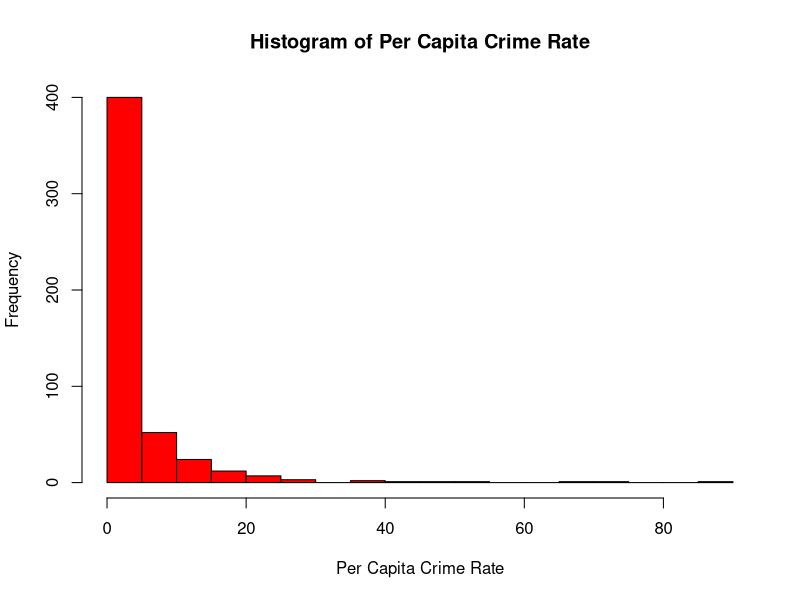
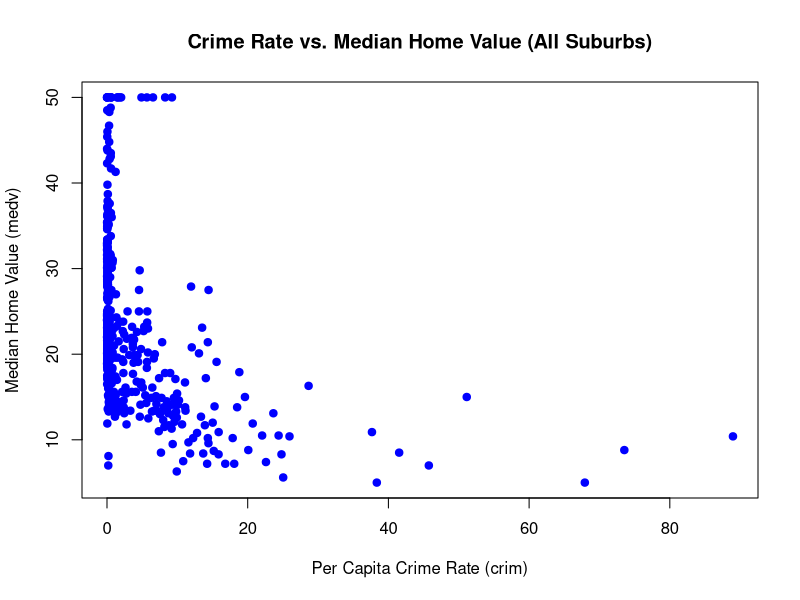
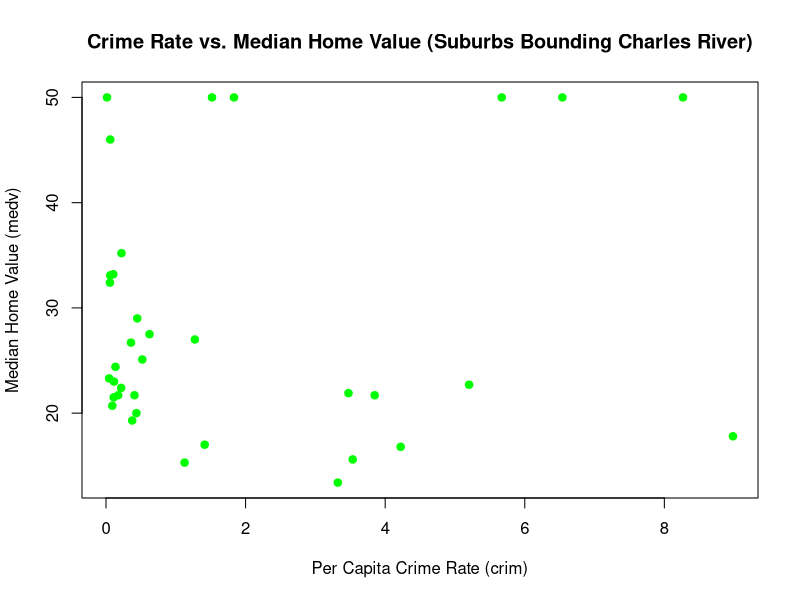
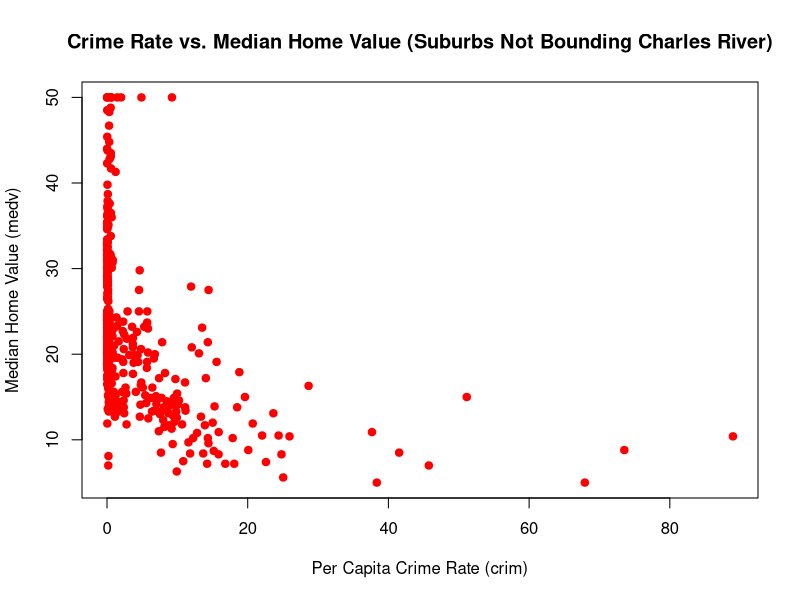
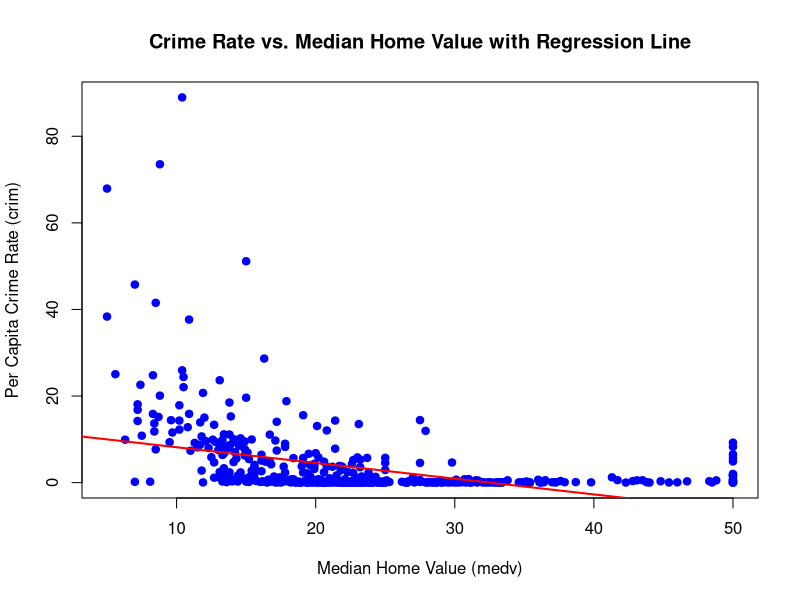
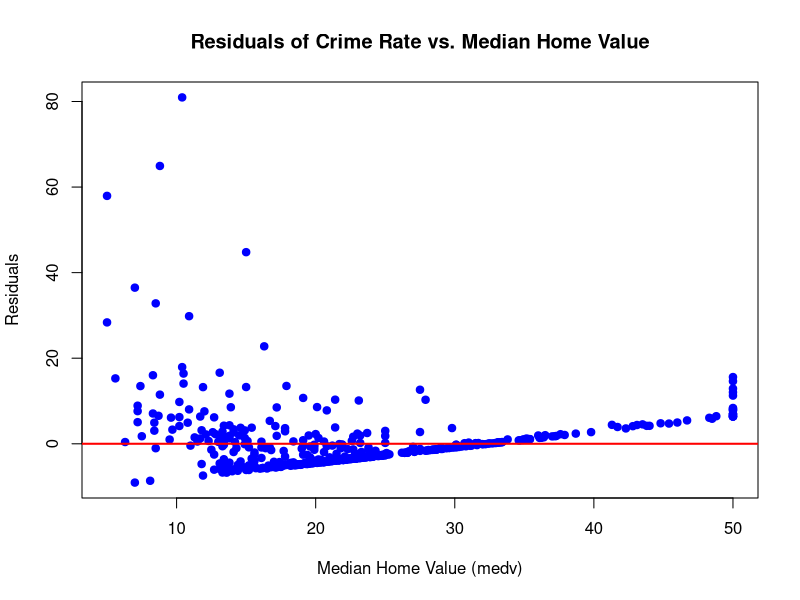
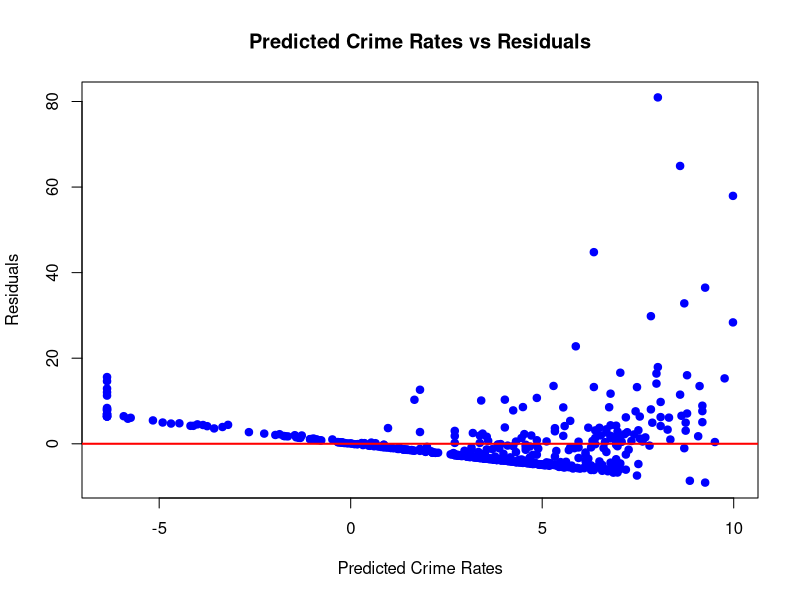

Reproduce these figures in R, in order.
## ---- chunk 1
knitr::opts_chunk$set(echo = TRUE)
## ---- chunk 2
installed.packages('MASS')
library(MASS)
data('Boston')
summary(Boston$crim)
hist(Boston$crim, 
     main = "Histogram of Per Capita Crime Rate", 
     xlab = "Per Capita Crime Rate", 
     col = "red", 
     breaks = 30)
## ---- chunk 3
high_crime_suburbs <- Boston[Boston$crim > 25, ]
low_crime_suburbs <- Boston[Boston$crim <= 25, ]

num_high_crime_suburbs <- nrow(high_crime_suburbs)
num_high_crime_suburbs

summary_high_crime <- summary(high_crime_suburbs[, c("ptratio", "tax", "medv")])
summary_low_crime <- summary(low_crime_suburbs[, c("ptratio", "tax", "medv")])

summary_high_crime
summary_low_crime

## ---- chunk 4
# Scatter plot for all suburbs
plot(Boston$crim, Boston$medv,
     main = "Crime Rate vs. Median Home Value (All Suburbs)",
     xlab = "Per Capita Crime Rate (crim)",
     ylab = "Median Home Value (medv)",
     col = "blue",
     pch = 19)

# Suburbs bounding the Charles River
charles_river_suburbs <- Boston[Boston$chas == 1, ]
# Suburbs not bounding the Charles River
non_charles_river_suburbs <- Boston[Boston$chas == 0, ]

# Scatter plot for suburbs bounding Charles River
plot(charles_river_suburbs$crim, charles_river_suburbs$medv,
     main = "Crime Rate vs. Median Home Value (Suburbs Bounding Charles River)",
     xlab = "Per Capita Crime Rate (crim)",
     ylab = "Median Home Value (medv)",
     col = "green",
     pch = 19)

# Scatter plot for suburbs not bounding Charles River
plot(non_charles_river_suburbs$crim, non_charles_river_suburbs$medv,
     main = "Crime Rate vs. Median Home Value (Suburbs Not Bounding Charles River)",
     xlab = "Per Capita Crime Rate (crim)",
     ylab = "Median Home Value (medv)",
     col = "red",
     pch = 19)

## ---- chunk 5
model <- lm(crim ~ medv, data = Boston)
summary(model)
## ---- chunk 6

## ---- chunk 7
model <- lm(crim ~ medv, data = Boston)
plot(Boston$medv, Boston$crim,
     main = "Crime Rate vs. Median Home Value with Regression Line",
     xlab = "Median Home Value (medv)",
     ylab = "Per Capita Crime Rate (crim)",
     pch = 19, col = "blue")
abline(model, col = "red", lwd = 2)


residuals <- residuals(model)
plot(Boston$medv, residuals,
     main = "Residuals of Crime Rate vs. Median Home Value",
     xlab = "Median Home Value (medv)",
     ylab = "Residuals",
     pch = 19, col = "blue")
abline(h = 0, col = "red", lwd = 2)
## ---- chunk 8
model <- lm(crim ~ medv, data = Boston)

predicted_crim <- fitted(model)
residuals_crim <- residuals(model)

plot(predicted_crim, residuals_crim,
     main = "Predicted Crime Rates vs Residuals",
     xlab = "Predicted Crime Rates",
     ylab = "Residuals",
     pch = 19, col = "blue")

abline(h = 0, col = "red", lwd = 2)
